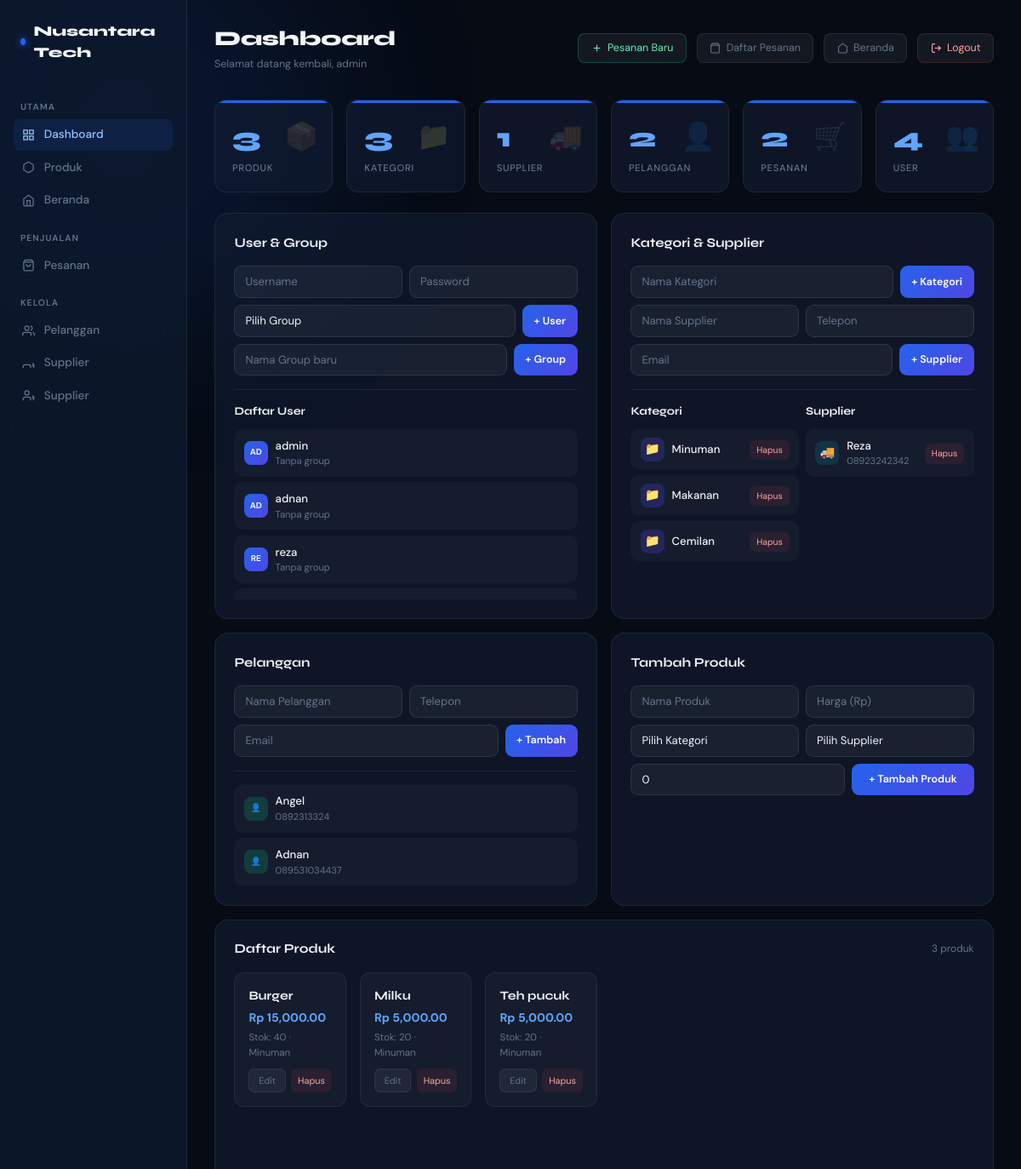
Before: /dashboard/ (signed in, upper part) with the older database file.
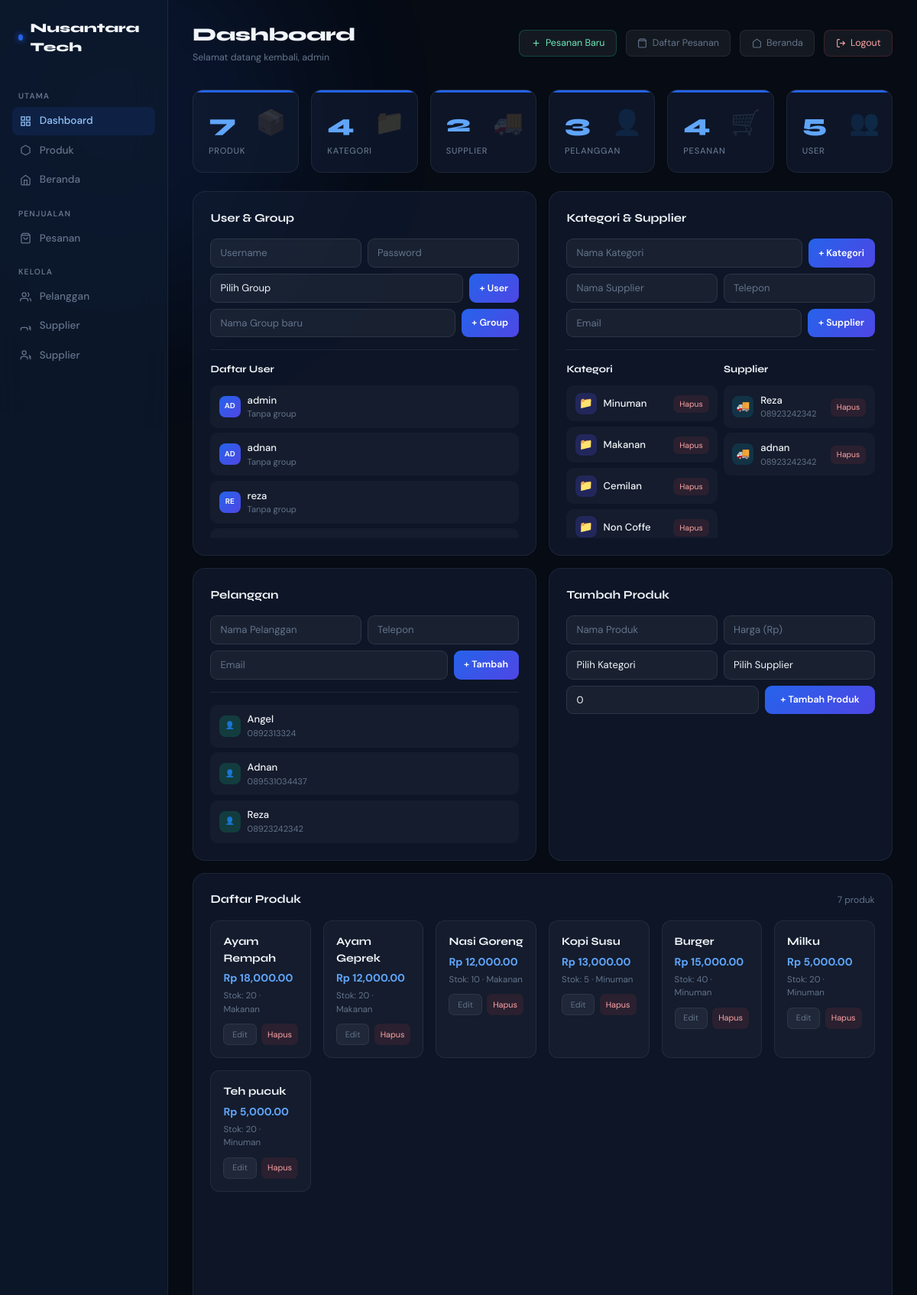
After: the same page with the newer database file.
### appku/models.py (models this page shows, shortened)
class Kategori(models.Model):
    id = models.BigAutoField(primary_key=True)
    nama = models.CharField(max_length=100)
    deskripsi = models.TextField(blank=True, default="")
    def __str__(self):
        return self.nama

class Supplier(models.Model):
    id = models.BigAutoField(primary_key=True)
    nama = models.CharField(max_length=200)
    kontak = models.CharField(max_length=100, blank=True, default="")
    alamat = models.TextField(blank=True, default="")
    telepon = models.CharField(max_length=20, blank=True, default="")
    email = models.EmailField(blank=True, default="")

class Pelanggan(models.Model):
    id = models.BigAutoField(primary_key=True)
    nama = models.CharField(max_length=200)
    kontak = models.CharField(max_length=100, blank=True, default="")
    alamat = models.TextField(blank=True, default="")
    telepon = models.CharField(max_length=20, blank=True, default="")
    email = models.EmailField(blank=True, default="")

class Produk(models.Model):
    id = models.BigAutoField(primary_key=True)
    nama = models.CharField(max_length=100)
    harga = models.DecimalField(max_digits=10, decimal_places=2, default=0)
    kategori = models.ForeignKey(
        Kategori,
        on_delete=models.SET_NULL,
        null=True,
        blank=True,
        related_name="produks",
    )
    supplier = models.ForeignKey(
        Supplier,
        on_delete=models.SET_NULL,
        null=True,
        blank=True,
        related_name="produks",
    )
    stok = models.PositiveIntegerField(default=0)  # 🔥 tidak bisa minus
    deskripsi = models.TextField(blank=True, default="")
    created_at = models.DateTimeField(auto_now_add=True)
    updated_at = models.DateTimeField(auto_now=True)

### appku/views.py (the view, shortened to what this page needs)
# urls.py: path("dashboard/", views.dashboard, name="dashboard"),
@login_required
def dashboard(request):
    from django.contrib.auth import get_user_model
    from django.contrib.auth.models import Group
    User = get_user_model()
    semua_produk = Produk.objects.all()
    semua_user = User.objects.all()
    semua_group = Group.objects.all()
    semua_kategori = Kategori.objects.all()
    semua_supplier = Supplier.objects.all()
    semua_pelanggan = Pelanggan.objects.all()
    semua_pesanan = Pesanan.objects.all()
    total_nilai = sum(p.harga * p.stok for p in semua_produk)
    context = {
        "total_produk": semua_produk.count(),
        "total_user": semua_user.count(),
        "total_group": semua_group.count(),
        "total_kategori": semua_kategori.count(),
        "total_supplier": semua_supplier.count(),
        "total_pelanggan": semua_pelanggan.count(),
        "total_pesanan": semua_pesanan.count(),
        "total_nilai": total_nilai,
        "produk_list": semua_produk.order_by("-id")[:8],
        "user_list": semua_user[:6],
        "group_list": semua_group,
        "kategori_list": semua_kategori,
        "supplier_list": semua_supplier,
        "pelanggan_list": semua_pelanggan[:6],
        "produk_all": semua_produk,
    }
    return render(request, "appku/dashboard.html", context)

### appku/templates/appku/dashboard.html (shortened to what the changed rows need)
{% load static %}
{% load humanize %}
<!DOCTYPE html>
<html lang="id">
<head>
  <link href="https://cdn.jsdelivr.net/npm/bootstrap@5.3.3/dist/css/bootstrap.min.css" rel="stylesheet">
</head>
<body>
<div class="dashboard-wrap d-flex">
  <main class="main-content flex-grow-1">
    <div class="topbar">
      <div>
        <div class="topbar-title">Dashboard</div>
        <div style="font-size:.78rem;color:var(--nt-muted);margin-top:.15rem;">Selamat datang kembali, {{ user.username }}</div>
       </div>
    </div>
    <div class="row g-3 mb-4">
      <div class="col-6 col-md-4 col-xl-2">
        <div class="stat-card">
          <div class="stat-icon">📦</div>
          <div class="stat-val">{{ total_produk }}</div>
          <div class="stat-lbl">Produk</div>
        </div>
      </div>
      <div class="col-6 col-md-4 col-xl-2">
        <div class="stat-card">
          <div class="stat-icon">📁</div>
          <div class="stat-val">{{ total_kategori }}</div>
          <div class="stat-lbl">Kategori</div>
        </div>
      </div>
      <div class="col-6 col-md-4 col-xl-2">
        <div class="stat-card">
          <div class="stat-icon">🚚</div>
          <div class="stat-val">{{ total_supplier }}</div>
          <div class="stat-lbl">Supplier</div>
        </div>
      </div>
      <div class="col-6 col-md-4 col-xl-2">
        <div class="stat-card">
          <div class="stat-icon">👤</div>
          <div class="stat-val">{{ total_pelanggan }}</div>
          <div class="stat-lbl">Pelanggan</div>
        </div>
      </div>
      <div class="col-6 col-md-4 col-xl-2">
        <div class="stat-card">
          <div class="stat-icon">🛒</div>
          <div class="stat-val">{{ total_pesanan }}</div>
          <div class="stat-lbl">Pesanan</div>
        </div>
      </div>
      <div class="col-6 col-md-4 col-xl-2">
        <div class="stat-card">
          <div class="stat-icon">👥</div>
          <div class="stat-val">{{ total_user }}</div>
          <div class="stat-lbl">User</div>
        </div>
      </div>
    </div>
    <div class="row g-3 mb-3">
      <div class="col-lg-6">
        <div class="panel">
          <div class="item-list">
            {% for u in user_list %}
            <div class="item-row">
              <div class="item-info">
                <div class="item-av">{{ u.username|upper|slice:2 }}</div>
                <div style="min-width:0;">
                  <div class="item-name">{{ u.username }}</div>
                  <div class="item-meta">{% if u.groups.all %}{% for g in u.groups.all %}{{ g.name }}{% if not forloop.last %}, {% endif %}{% endfor %}{% else %}Tanpa group{% endif %}</div>
                </div>
              </div>
            </div>
            {% empty %}
            <div class="empty-state">Belum ada user.</div>
            {% endfor %}
          </div>
        </div>
      </div>
      <div class="col-lg-6">
        <div class="panel">
          <div class="row g-2">
            <div class="col-6">
              <div class="item-list">
                {% for k in kategori_list %}
                <div class="item-row">
                  <div class="item-info">
                    <div class="item-av" style="font-size:.9rem;background:rgba(79,70,229,.25);">📁</div>
                    <div class="item-name">{{ k.nama }}</div>
                  </div>
                  <form method="post">
                    <button type="submit" class="btn-del">Hapus</button>
                  </form>
                </div>
                {% empty %}<div class="empty-state">Kosong</div>{% endfor %}
              </div>
            </div>
            <div class="col-6">
              <div class="item-list">
                {% for s in supplier_list %}
                <div class="item-row">
                  <div class="item-info">
                    <div class="item-av" style="font-size:.9rem;background:rgba(6,182,212,.15);">🚚</div>
                    <div style="min-width:0;">
                      <div class="item-name">{{ s.nama }}</div>
                      <div class="item-meta">{{ s.telepon|default:"" }}</div>
                    </div>
                  </div>
                  <form method="post">
                    <button type="submit" class="btn-del">Hapus</button>
                  </form>
                </div>
                {% empty %}<div class="empty-state">Kosong</div>{% endfor %}
              </div>
            </div>
          </div>
        </div>
      </div>
    </div>
    <div class="row g-3 mb-3">
      <div class="col-lg-6">
        <div class="panel">
          <div class="item-list">
            {% for p in pelanggan_list %}
            <div class="item-row">
              <div class="item-info">
                <div class="item-av" style="background:rgba(16,185,129,.2);">👤</div>
                <div>
                  <div class="item-name">{{ p.nama }}</div>
                  <div class="item-meta">{{ p.telepon|default:p.email|default:"" }}</div>
                </div>
              </div>
            </div>
            {% empty %}<div class="empty-state">Belum ada pelanggan.</div>{% endfor %}
          </div>
        </div>
      </div>
    </div>
    <div class="panel" style="animation-delay:.4s;">
      <div class="d-flex align-items-center justify-content-between mb-3">
        <div class="panel-title" style="margin-bottom:0;">Daftar Produk</div>
        <span style="font-size:.75rem;color:var(--nt-muted);">{{ total_produk }} produk</span>
      </div>
      {% if produk_list %}
      <div class="row g-3">
        {% for produk in produk_list %}
        <div class="col-6 col-sm-4 col-md-3 col-xl-2">
          <div class="produk-card">
            <div class="produk-nama">{{ produk.nama }}</div>
            <div class="produk-harga">Rp {{ produk.harga|intcomma }}</div>
            <div class="produk-stok">Stok: {{ produk.stok }} · {{ produk.kategori|default:"–" }}</div>
            <div class="produk-actions">
              <a href="{% url 'produk_edit' produk.pk %}" class="btn-edit-p">Edit</a>
              <form method="post" style="display:contents;">
                <button type="submit" class="btn-del" onclick="return confirm('Hapus produk ini?')" style="border-radius:7px;font-size:.68rem;">Hapus</button>
              </form>
            </div>
          </div>
        </div>
        {% endfor %}
      </div>
      {% endif %}
    </div>
  </main>
</div>
</body>
</html>

Changed rows visible on the page:
added Kategori: nama "Non Coffe"
added Supplier: nama "adnan", telepon "08923242342"
added Pelanggan: nama "Reza", telepon "08923242342"
added Produk: nama "Ayam Rempah", harga "18,000.00", stok "20", kategori "Makanan"
added Produk: nama "Ayam Geprek", harga "12,000.00", stok "20", kategori "Makanan"
added Produk: nama "Nasi Goreng", harga "12,000.00", stok "10", kategori "Makanan"
added Produk: nama "Kopi Susu", harga "13,000.00", stok "5", kategori "Minuman"
Other visible differences:
{{ total_produk }}: "3" → "7"
{{ total_kategori }}: "3" → "4"
{{ total_supplier }}: "1" → "2"
{{ total_pelanggan }}: "2" → "3"
{{ total_pesanan }}: "2" → "4"
{{ total_user }}: "4" → "5"
